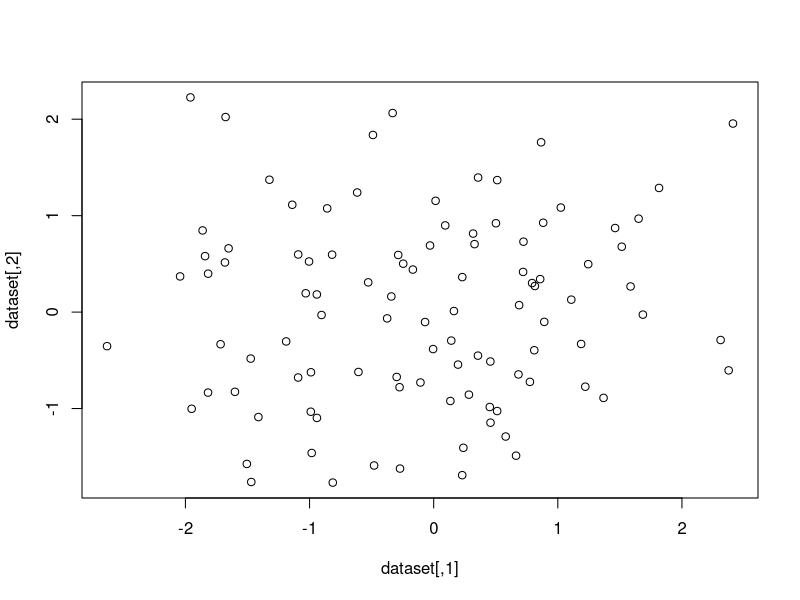
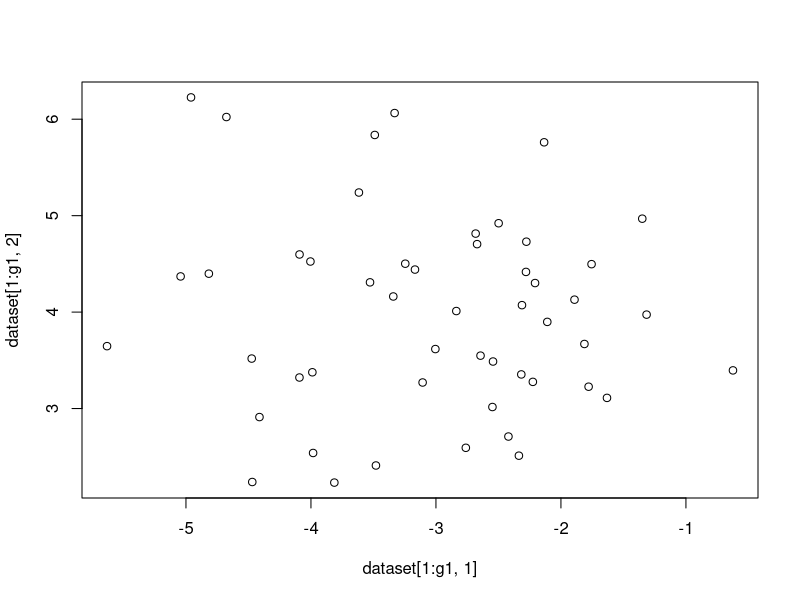
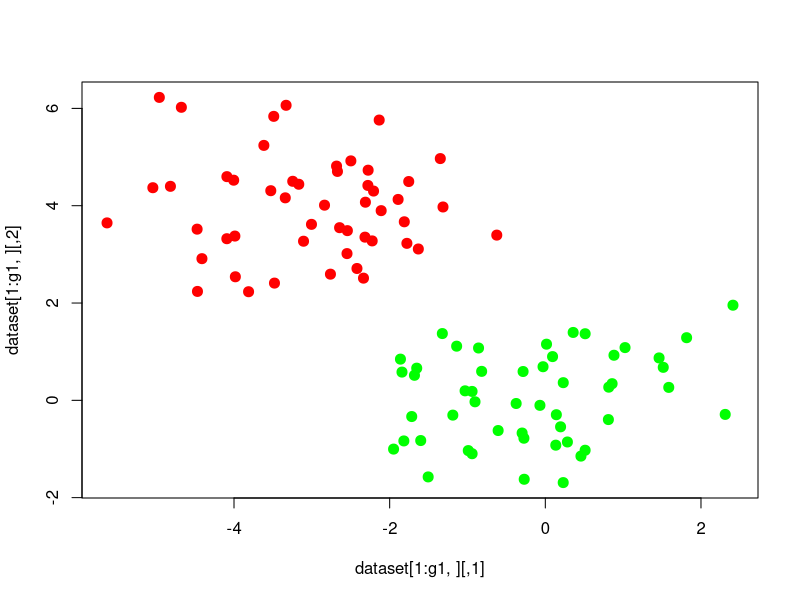
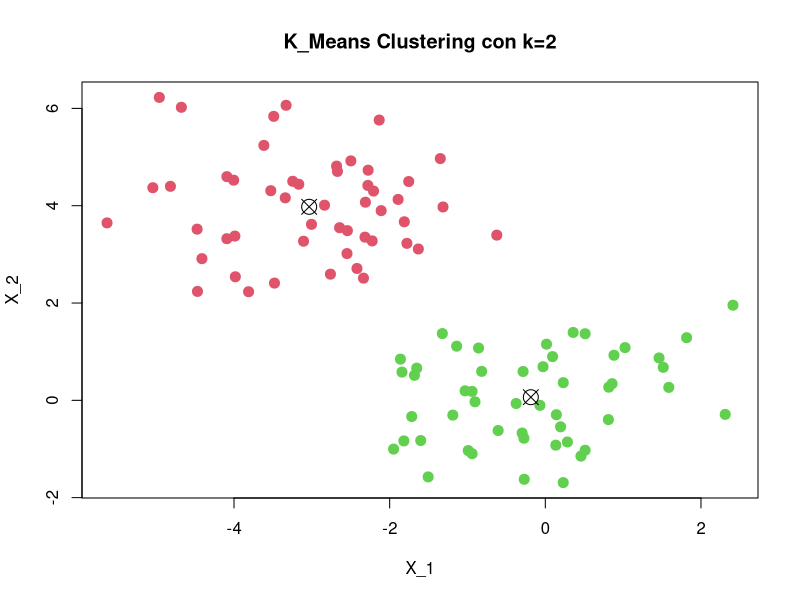
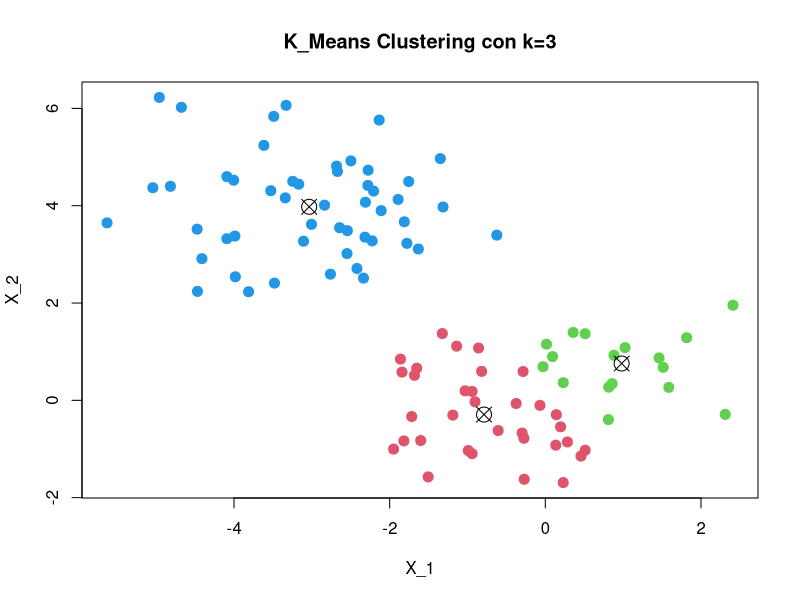
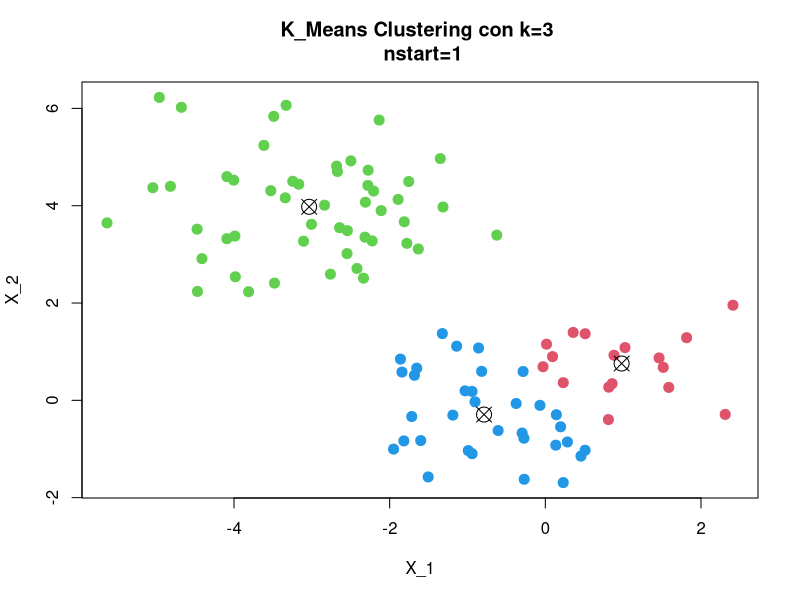
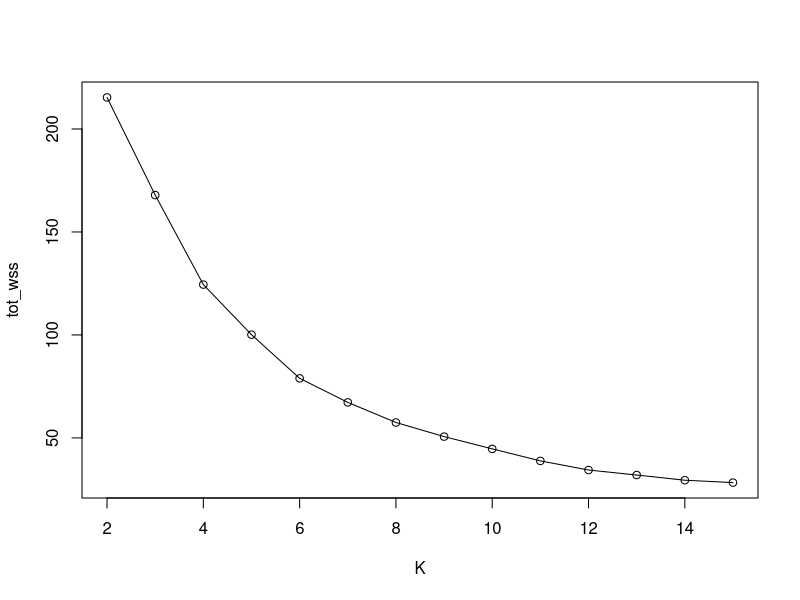
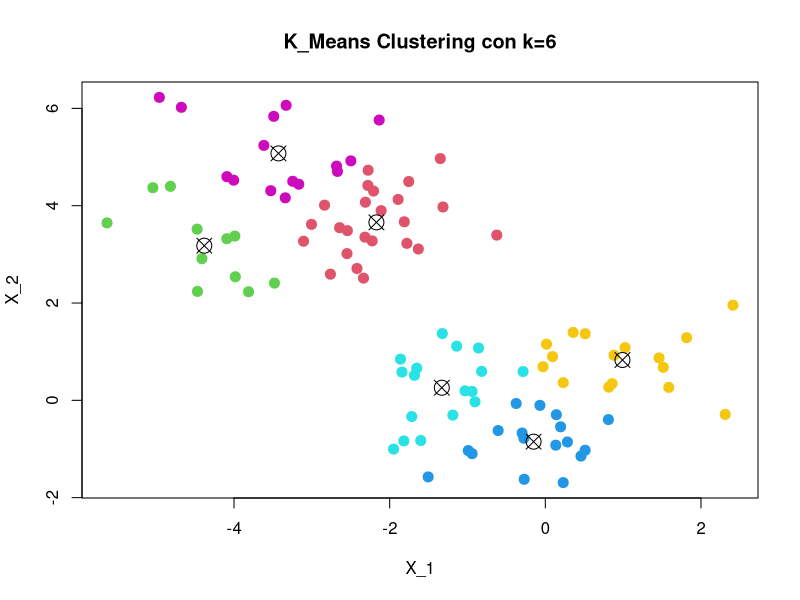

Write R code to recreate these figures, in order.
# K-MEANS

# C CREAZIONE DATASET 100 OSS CIASCUNA CON 2 PARAMETRI
# SI USA LA DISTR. GAUSSIANA CON MEDIA =0 E SIGMA=1
# PER ENTRAMBI I PREDITTORI LE OSS SARANNO DISTRIBUITE
# INTORNO AL PUNTO (0,0)

seed <- 1006
set.seed(seed)
obs <- 100
dataset <- matrix(rnorm(obs *2, 0, 1), ncol = 2)
plot(dataset)

# Cambio della media per entrambi i predittori per
# la metà delle osservazioni:
# sottraggo 3 ad X_1 e 4 ad X_2
# la prima metà delle oss dovrebbe distribuirsi intorno a (3,-4)
# mentre la seconda metà dovrebbe restare con (0,0)

g1 <- obs/2
dataset[1:g1, 1] <- dataset[1:g1, 1] -3
dataset[1:g1, 2] <- dataset[1:g1, 2] +4
plot(dataset[1:g1, 1], dataset[1:g1, 2])

# riporto entrambi i gruppi sullo stesso plot con colori diversi
plot(dataset[1:g1,], col='red', pch=20, cex=2,
     xlim = c(min(dataset[,1]), max(dataset[,1])),
     ylim = c(min(dataset[,2]), max(dataset[,2])))
points(dataset[(g1+1):obs,], col='green', pch=20, cex=2)
# pch=tipo di indicatore, cex=dimensione

# Creazione modello K-MEANS con k=2
k <- 2
km_2 <- kmeans(dataset, k, nstart = 20) 
#nstart indica quante volte vanno variate le condizioni iniziali
km_2$cluster

plot(dataset, col=(km_2$cluster + 1), main='K_Means Clustering con k=2',
     xlab='X_1', ylab = 'X_2', pch=20, cex=2)
# coordinate dei centroidi:
points(km_2$centers, pch=13, cex=2, col='black')
km_2$centers
names(km_2)

# k-mean con k=3
k <- 3
km_3 <- kmeans(dataset, k, nstart = 20) 
#nstart indica quante volte vanno variate le condizioni iniziali
km_3$cluster

plot(dataset, col=(km_3$cluster + 1), main='K_Means Clustering con k=3',
     xlab='X_1', ylab = 'X_2', pch=20, cex=2)
# coordinate dei centroidi:
points(km_3$centers, pch=13, cex=2, col='black')
km_3$centers

# modello con una sola condizione iniziale
k <- 3
km_3_n1 <- kmeans(dataset, k, nstart = 1) 
km_3_n1$cluster

plot(dataset, col=(km_3_n1$cluster + 1), main='K_Means Clustering con k=3 \n nstart=1',
     xlab='X_1', ylab = 'X_2', pch=20, cex=2)
# coordinate dei centroidi:
points(km_3_n1$centers, pch=13, cex=2, col='black')
km_3_n1$centers

#Verifica della WSM (Within sum of squares)
# nel caso di nstart=20 e nstart=1
km_3$tot.withinss
km_3_n1$tot.withinss

# Elbow method per valutare il migliore K graficamente
tot_wss <- c()
for (k in seq(2,15)) {
  model <- kmeans(dataset, k, nstart = 20)
  tot_wss <- c(tot_wss, model$tot.withinss)
}
plot(seq(2,15), tot_wss, type = 'o', xlab = 'K')

# Valutiamo modello con k=6
k <- 6
km_6 <- kmeans(dataset, k, nstart = 20) 
km_6$cluster

plot(dataset, col=(km_6$cluster + 1), main='K_Means Clustering con k=6',
     xlab='X_1', ylab = 'X_2', pch=20, cex=2)
# coordinate dei centroidi:
points(km_6$centers, pch=13, cex=2, col='black')
km_6$centers

#nonostante il dataset originale sia stato generato sulla base di due
# soli gruppi il risultato migliore sembra essere k=6 nonostante sia quello errato
# da qui la soggettività dell'analisi con cluster